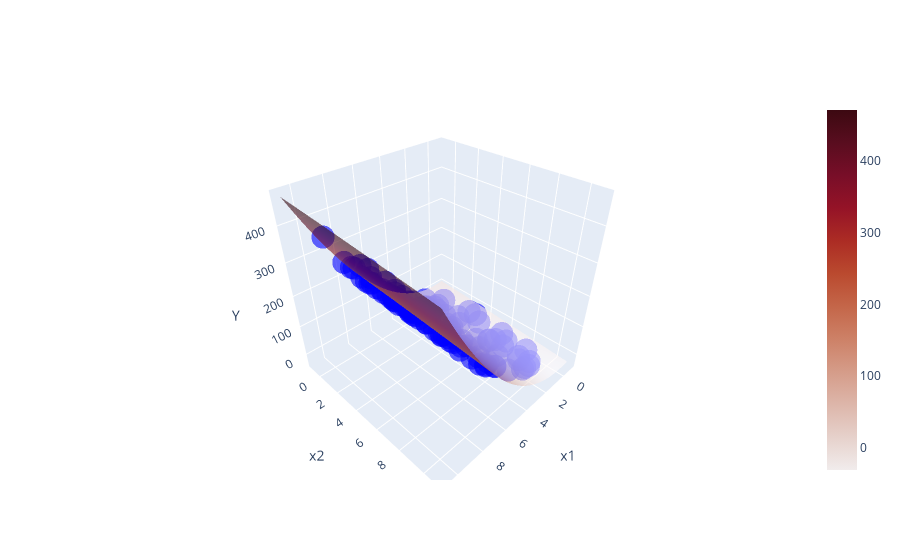

Notebook source saved alongside this figure:
### Code cell
fig = go.Figure(
    data=[
        go.Scatter3d(
            x=x[:, 0],
            y=x[:, 1],
            z=y,
            mode='markers',
            marker=dict(color='blue', opacity=0.6),
            name='Dados'
        ),
        go.Surface(
            x=x1_mesh,
            y=x2_mesh,
            z=y_mesh,
            colorscale='amp',
            opacity=0.6,
            name='Superficie de decisao'
                  )
    ]
)

fig.update_layout(
    scene=dict(
        xaxis_title='x1',
        yaxis_title='x2',
        zaxis_title='Y',
        aspectmode='auto'
    ))

fig.show()
